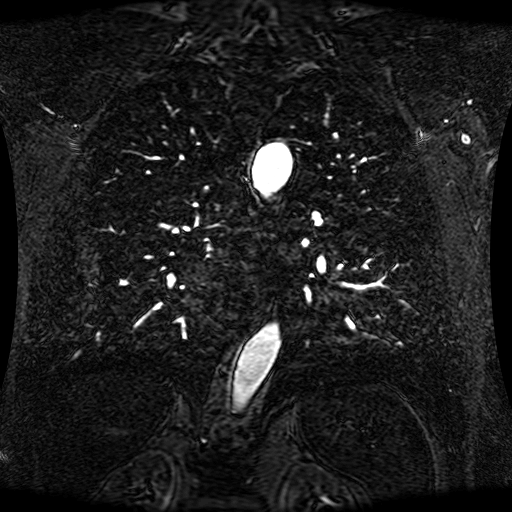
#> input picture 1.png, 512 x 512 px
$ python demo.py
#> lines starting #> are read from the running program, lines starting #| are printed output that depends on the picture
### image_kmeans.py
#  kmeans algorithm for an image
#   _image: 2D image
#   _numberOfClusters: number of clusters
#   segmented_image: 2D labeled image
#   mu: vector of means of clusters
#   sigma: vector of standard deviations of clusters
import cv2 as cv
import numpy as np

def image_kmeans(_image, _numOfClusters):

    vector_image = _image.reshape(-1, 1)
    vector_image = np.float32(vector_image)
    criteria = (cv.TERM_CRITERIA_EPS + cv.TERM_CRITERIA_MAX_ITER, 100, 0.2)
    _, labels, (centers) = cv.kmeans(vector_image, _numOfClusters, None, criteria, 10, cv.KMEANS_RANDOM_CENTERS)
    # centers = np.uint8(centers)
    labels = labels.flatten()
    segmented_image = centers[labels.flatten()]
    segmented_image = segmented_image.reshape(_image.shape)

    mu = np.zeros((_numOfClusters, 1))
    sigma = np.zeros((_numOfClusters, 1))
    for i in range(1, _numOfClusters):
        yy = vector_image[labels == i]
        mu[i] = np.mean(yy)
        sigma[i] = np.std(yy)

    return segmented_image, mu, sigma

### HMRF_EM.py
#  The EM algorithm
#---input---------------------------------------------------------
#   X: initial 2D labels
#   Y: image
#   Z: 2D constraints
#   mu: initial vector of means
#   sigma: initial vector of standard deviations
#   k: number of labels
#   EM_iter: maximum number of iterations of the EM algorithm
#   MAP_iter: maximum number of iterations of the MAP algorithm
#---output--------------------------------------------------------
#   X: final 2D labels
#   mu: final vector of means
#   sigma: final vector of standard deviations

import cv2 as cv
import numpy as np
import matplotlib.pyplot as plt
import MRF_MAP
import ind2ij

def HMRF_EM(X, Y, Z, mu, sigma, k, EM_iter, MAP_iter):
    m, n = Y.shape
    y = Y.reshape(-1, 1)
    P_lyi = np.zeros((k, m * n))
    sum_U = np.zeros((1, EM_iter))
    for it in range(0, EM_iter):
        print('Iteration: \n', it)

        # update X
        X, sum_U[0][it] = MRF_MAP.MRF_MAP(X, Y, Z, mu, sigma, k, MAP_iter, 0)
        x = X.reshape(-1, 1)

        # update mu and sigma
        # get P_lyi
        for l in range(0, k):  # all labels
            temp1 = np.nan_to_num((1 / (np.sqrt(2 * np.pi * sigma[l]**2))), nan=0, posinf=255) * \
                    np.nan_to_num(((np.exp(-(y - mu[l])**2)) / 2 / (sigma[l]**2)), nan=0, posinf=255, neginf=0)
            temp2 = temp1 * 0
            for ind in range(0, (m * n)):  # all pixels
                i, j = ind2ij.ind2ij(ind, m)
                u = 0
                if (i-1 >= 0) and (Z[i-1, j] == 0):
                    u = u + (l != X[i-1, j])/2
                if (i+1 <= m-1) and (Z[i+1, j] == 0):
                    u = u + (l != X[i+1, j])/2
                if (j-1 >= 0) and (Z[i, j-1] == 0):
                    u = u + (l != X[i, j-1])/2
                if (j+1 <= n-1) and (Z[i, j+1] == 0):
                    u = u + (l != X[i, j+1])/2
                temp2[ind] = u
            P_lyi[l, :] = (temp1*np.exp(-temp2)).transpose()

        temp3 = np.sum(P_lyi, axis=0)
        P_lyi = np.nan_to_num(np.divide(P_lyi, temp3), nan=0)

        # get mu and sigma
        for l in range(0, k):  # all labels
            mu[l] = np.matmul(P_lyi[l, :], y)
            mu[l] = mu[l] / np.sum(P_lyi[l, :])
            sigma[l] = np.matmul(P_lyi[l, :], ((y-mu[l])**2))
            sigma[l] = sigma[l] / np.sum(P_lyi[l, :])
            sigma[l] = np.sqrt(sigma[l])

        if (it >= 2) and ((np.std(sum_U[0][it-2:it])/np.sum(sum_U[0][it])) < 0.0001):
            break

    t = range(0, it)
    plt.plot(t, sum_U[[0], 0: it].transpose(), linewidth=2)
    plt.plot(t, sum_U[[0], 0: it].transpose(), marker='.', markersize=20)
    plt.title('sum of U in each EM iteration')
    plt.xlabel('EM iteration')
    plt.ylabel('sum of U')
    plt.show()

    return X, mu, sigma

### MRF_MAP.py
#  The MAP algorithm
#---input---------------------------------------------------------
#   X: initial 2D labels
#   Y: image
#   Z: 2D constraints
#   mu: vector of means
#   sigma: vector of standard deviations
#   k: number of labels
#   MAP_iter: maximum number of iterations of the MAP algorithm
#   show_plot: 1 for showing a plot of energy in each iteration
#       and 0 for not showing
#---output--------------------------------------------------------
#   X: final 2D labels
#   sum_U: final energy

import cv2 as cv
import numpy as np
import ind2ij
import matplotlib.pyplot as plt

def MRF_MAP(X, Y, Z, mu, sigma, k, MAP_iter, show_plot):
    m, n = Y.shape
    x = X.reshape(-1, 1)
    y = Y.reshape(-1, 1)
    U = np.zeros((m*n, k))
    sum_U_MAP = np.zeros((1, MAP_iter))
    for it in range(0, MAP_iter):   # iterations
        print('Inner iteration: \n', it)
        U1 = U.copy()
        U2 = U.copy()

        for l in range(0, k):  # all labels
            yi = y - mu[l]
            temp1 = np.nan_to_num((yi*yi) / (sigma[l]**2), nan=0, posinf=255) /2
            temp1 = temp1 + np.nan_to_num(np.log(sigma[l]), nan=0, neginf=0, posinf=255)
            U1[:, [l]] = U1[:, [l]]+temp1

            for ind in range(0, m*n):  # all pixels
                i, j = ind2ij.ind2ij(ind, m)
                u2 = 0
                if (i-1 >= 0) and (Z[i-1, j] == 0):
                    u2 = u2 + (l != X[i-1, j]) / 2
                if (i+1 <= m-1) and (Z[i+1, j] == 0):
                    u2 = u2 + (l != X[i+1, j]) / 2
                if (j-1 >= 0) and (Z[i, j-1] == 0):
                    u2 = u2 + (l != X[i, j-1]) / 2
                if (j+1 <= n-1) and (Z[i, j+1] == 0):
                    u2 = u2 + (l != X[i, j+1]) / 2
                U2[ind, l] = u2
        U = U1 + U2
        temp = np.min(U, axis=1)
        x = np.argmin(U, axis=1)
        sum_U_MAP[0][it] = np.sum(temp)

        X = np.reshape(x, (m, n))
        if (it >= 3) and (np.std(sum_U_MAP[0][it-3: it])/sum_U_MAP[0][it] < 0.0001):
            break
    sum_U = 0
    for ind in range(0, (m * n)):  # all pixels
        sum_U = sum_U + U[ind, x[ind]]

    if show_plot == 1:
        t = range(0, it)
        plt.plot(t, sum_U_MAP[0: it], color='r')
        plt.title('sum U MAP')
        plt.xlabel('MAP iteration')
        plt.ylabel('sum U MAP')
        plt.show()
    return X, sum_U

### ind2ij.py
#  index to i and j conversion
#   ind: index
#   m: height of image
#   i, j: image coordinates
import numpy as np

def ind2ij(ind, m):

    i = np.mod(ind, m)
    j = np.uint(np.floor(ind/m))
    return i, j

### demo.py

import skimage.filters
from skimage.io import imread, imshow, imsave
from skimage.color import rgb2gray
from skimage import feature
import cv2 as cv
import numpy as np
import matplotlib.pyplot as plt
import time
from sklearn.cluster import KMeans
import image_kmeans
import HMRF_EM
from sklearn.cluster import Birch
from numpy import unique
from numpy import where

# load image:
I = cv.imread('1.png')
#> I is the input picture: shape (512, 512, 3); min 0, max 255, mean 29.9
Y = rgb2gray(I)

# Edge Image:
Z = feature.canny(Y, sigma=3)
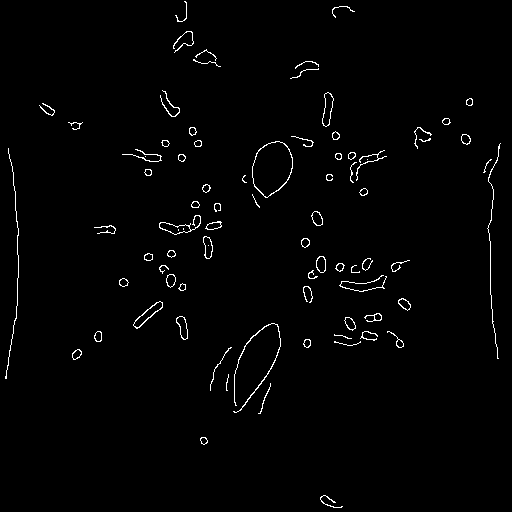
#> Z: shape (512, 512) bool; 1.5% white in thin lines or dots
#imsave('edge.png', np.uint8(Z))
#imsave('edge2.png', np.uint8(Z2*255))
imshow(Z, cmap='gray')
plt.show()
#imshow(Z2, cmap='gray')
#plt.show()

# Blur Image:
Y = Y*255
Y = cv.GaussianBlur(Y, (3, 3), 0)
#imsave('blurredImage.png', Y)
imshow(Y, cmap='gray')
plt.show()

# Set parameters:
k = 3
EM_iter = 10
MAP_iter = 10

start_time = time.clock()
print('start K-Means Segmentation...')
X, mu, sigma = image_kmeans.image_kmeans(Y, k)
#> in image_kmeans, `_, labels, (centers) = cv.kmeans(vector_image, _numOfClusters, None, c..`: centers = [17.46, 48.77, 213]
#> in image_kmeans, `segmented_image = segmented_image.reshape(_image.shape)`:
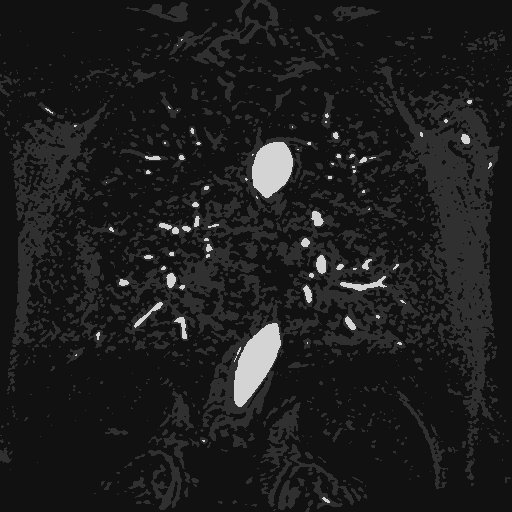
#> segmented_image: shape (512, 512) float32; min 17.46, max 213, mean 29.9
#> after the loop in image_kmeans, `for i in range(1, _numOfClusters):`: mu = [0, 48.77, 213]; sigma = [0, 15.95, 38.92]
#> mu = [0, 48.77, 213]; sigma = [0, 15.95, 38.92]
# [5 lines of commented-out code are left out]
[X, mu, sigma] = HMRF_EM.HMRF_EM(X, Y, Z, mu, sigma, k, EM_iter, MAP_iter)
#> after the loop in HMRF_EM, `for it in range(0, EM_iter):`: mu = [0, 48.77, 213]; sigma = [0, 15.95, 38.92]
#> (the run stopped early here; a loop or call above may not have finished)
